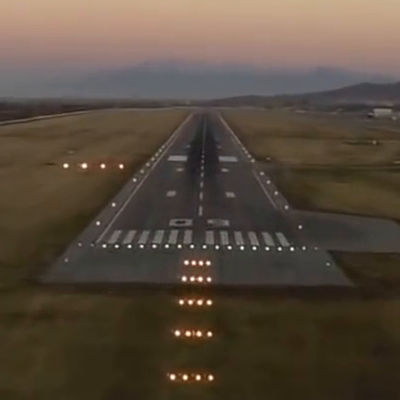
#> input picture Images/Cropped_Runway_Images/00104.png, 400 x 400 px
$ jupyter execute Sobel_edge_detector.ipynb   (older library calls are emulated)
#> lines starting #> are read from the running program, lines starting #| are printed output that depends on the picture
[cell 1]
import cv2
import numpy as np
import matplotlib.pyplot as plt
from numpy.lib.stride_tricks import as_strided
import math

image = cv2.imread("../Images/Cropped_Runway_Images/00104.png")
#> image is the input picture: shape (400, 400, 3); mean B, G, R 60.7, 74.1, 86.9

def x_Gradient(gray_image, x, y):
    return -gray_image[x - 1, y - 1] - 2 * gray_image[x, y - 1] - gray_image[x + 1, y - 1] + gray_image[x-1, y + 1] + 2*gray_image[x, y + 1] + gray_image[x + 1, y + 1]

def y_Gradient(gray_image, x, y):
    return gray_image[x - 1, y - 1] + 2*gray_image[x - 1, y] + gray_image[x - 1, y + 1] - gray_image[x + 1, y - 1] - 2*gray_image[x + 1 , y] - gray_image[x + 1, y + 1]


def ScratchSobelDetector(image):
    kernel_x = np.array([[-1, 0, 1],[-2, 0, 2],[-1, 0, 1]])
    kernel_y = np.array([[1, 2, 1], [0, 0, 0], [-1, -2, -1]])
    gray_image = cv2.cvtColor(image, cv2.COLOR_RGB2GRAY)
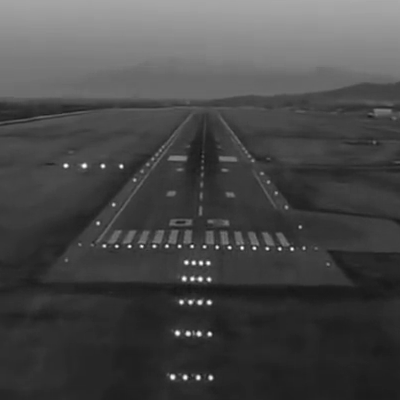
#> gray_image: shape (400, 400); min 19, max 255, mean 71.6
    dst_image = np.zeros((gray_image.shape[0], gray_image.shape[1]), dtype=float)
    for x in range(1, gray_image.shape[0] - 1):
        for y in range(1, gray_image.shape[1] - 1):
            x_grad = x_Gradient(gray_image, x, y)
            y_grad = y_Gradient(gray_image, x, y)
            sum = math.sqrt(pow(x_grad, 2.0) + pow(y_grad, 2.0))
            if sum > 255:
                sum = 255
            elif sum < 0:
                sum = 0
            else:
                sum = sum
            dst_image[x,y] = sum
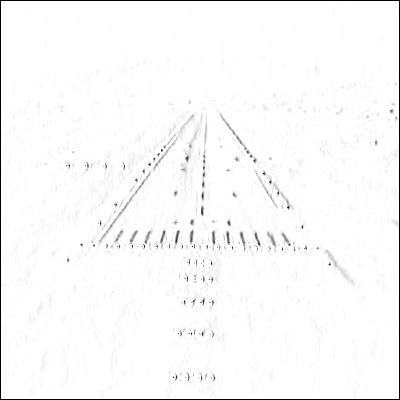
#> dst_image: shape (400, 400) float64; min 0, max 255, mean 250
    return dst_image

def SobelEdgeDetector(image):
    no_zero = list()
    kernel_x = np.array([[-1, 0, 1],[-2, 0, 2],[-1, 0, 1]])
    kernel_y = np.array([[1, 2, 1], [0, 0, 0], [-1, -2, -1]])
    image = cv2.GaussianBlur(image,(3,3),0)
    gray_image = cv2.cvtColor(image, cv2.COLOR_RGB2GRAY)
    result_image = np.zeros((gray_image.shape[0], gray_image.shape[1]), dtype=float)
    padded_image = np.pad(gray_image, 1 , 'constant', constant_values=(0,0))
    input_strided = as_strided(
        padded_image,
        shape = (
            padded_image.shape[0] - kernel_x.shape[0] + 1,
            padded_image.shape[1] - kernel_x.shape[1] + 1,
            kernel_x.shape[0],
            kernel_x.shape[1],
        ),
        strides = (
            padded_image.strides[0],
            padded_image.strides[1],
            padded_image.strides[0],
            padded_image.strides[1],
        ),
        writeable = False,
    )
    i = j = 0
    for row in input_strided:
        for tile in row:
            multiplied_x = np.multiply(kernel_x, tile)
            multiplied_y = np.multiply(kernel_y, tile)
            sum_x_gradient = np.sum(multiplied_x)
            sum_y_gradient = np.sum(multiplied_y)
            result_image[j, i] = np.hypot(sum_x_gradient, sum_y_gradient)
            i += 1
        i = 0
        j +=1
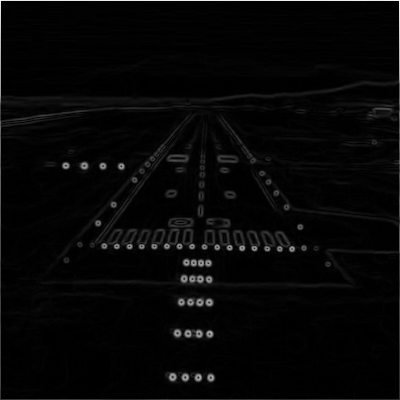
#> result_image: shape (400, 400) float64; min 0, max 711.3, mean 18.9; drawn with min black and max white
#> after the loop, j = 400
    result_image *= 255.0 / np.max(result_image)
    return result_image

result = ScratchSobelDetector(image)
result_sc = SobelEdgeDetector(image)

plt.subplot(2,2,1),plt.imshow(result,cmap = 'gray')
plt.title('Sobel First'), plt.xticks([]), plt.yticks([])
plt.subplot(2,2,2),plt.imshow(result_sc,cmap = 'gray')
plt.title('Sobel Second'), plt.xticks([]), plt.yticks([])

plt.show()
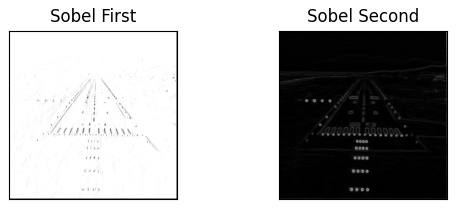
#> figure drawn by matplotlib, 2 panels

[cell 2]
# image = cv2.cvtColor(image, cv2.COLOR_RGB2GRAY)
import cv2
import numpy as np
import matplotlib.pyplot as plt
import math

image = cv2.imread("../Images/Cropped_Runway_Images/00104.png")

gray  = cv2.cvtColor(image, cv2.COLOR_BGR2GRAY)

image = cv2.GaussianBlur(gray,(3,3),0)
#> image: shape (400, 400)

sobel_x = cv2.Sobel(image, cv2.CV_64F, 1, 0, ksize = 5)
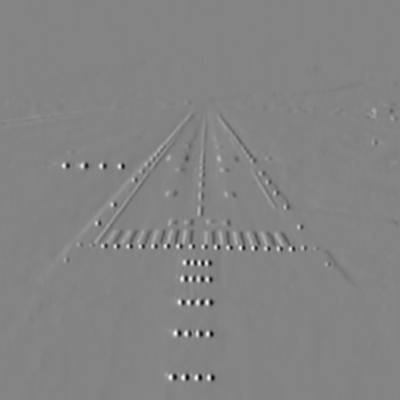
#> sobel_x: shape (400, 400) float64; min -6194, max 5760, mean -1.8; drawn with min black and max white
sobel_y = cv2.Sobel(image, cv2.CV_64F, 0, 1, ksize = 5)
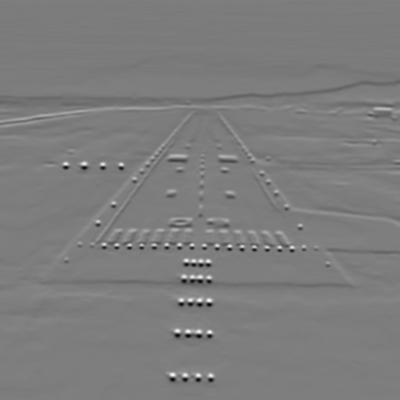
#> sobel_y: shape (400, 400) float64; min -5810, max 5925, mean -43.3; drawn with min black and max white
result = abs(sobel_x) + abs(sobel_y)
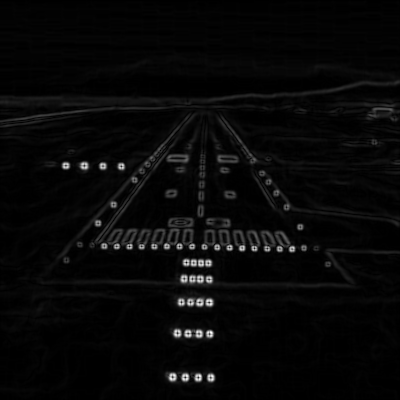
#> result: shape (400, 400) float64; min 0, max 8690, mean 280.5; drawn with min black and max white

for index,elem in enumerate([image,result,sobel_x,sobel_y], 1):
    plt.subplot(2,2,index),plt.imshow(elem, cmap = 'gray')
    plt.title('Original: ' + str(index)), plt.xticks([]), plt.yticks([])
#> this loop made 4 passes

plt.show()

$ run again, with Images/Cropped_Runway_Images/00001.png copied over Images/Cropped_Runway_Images/00104.png
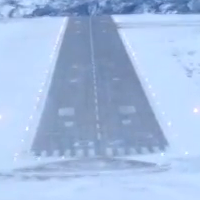
#> input picture Images/Cropped_Runway_Images/00001.png, 200 x 200 px
#> image is the input picture: shape (200, 200, 3); mean B, G, R 226, 189.9, 165.2
#> after the loop in SobelEdgeDetector, `for row in input_strided:`:
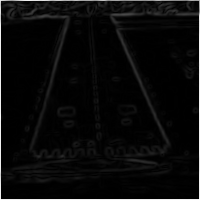
#> result_image: shape (200, 200) float64; min 0, max 967.3, mean 38.1; drawn with min black and max white
#> after the loop in SobelEdgeDetector, `for row in input_strided:`: j = 200
#> `result = abs(sobel_x) + abs(sobel_y)`:
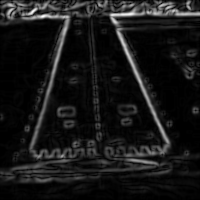
#> result: shape (200, 200) float64; min 0, max 4306, mean 399.4; drawn with min black and max white
#> the loop `for index,elem in enumerate([image,result,sobel_x,sobel_y], 1):` made 4 passes

$ run again, with Images/Cropped_Runway_Images/00101.png copied over Images/Cropped_Runway_Images/00104.png
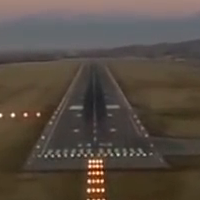
#> input picture Images/Cropped_Runway_Images/00101.png, 200 x 200 px
#> image is the input picture: shape (200, 200, 3); mean B, G, R 66.6, 75.6, 86
#> after the loop in ScratchSobelDetector, `for x in range(1, gray_image.shape[0] - 1):`:
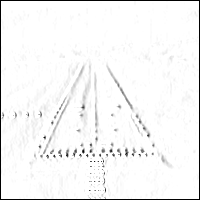
#> dst_image: shape (200, 200) float64; min 0, max 255, mean 245.8
#> after the loop in SobelEdgeDetector, `for row in input_strided:`: j = 200
#> `result = abs(sobel_x) + abs(sobel_y)`:
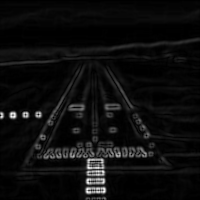
#> result: shape (200, 200) float64; min 0, max 7086, mean 382.3; drawn with min black and max white
#> the loop `for index,elem in enumerate([image,result,sobel_x,sobel_y], 1):` made 4 passes
